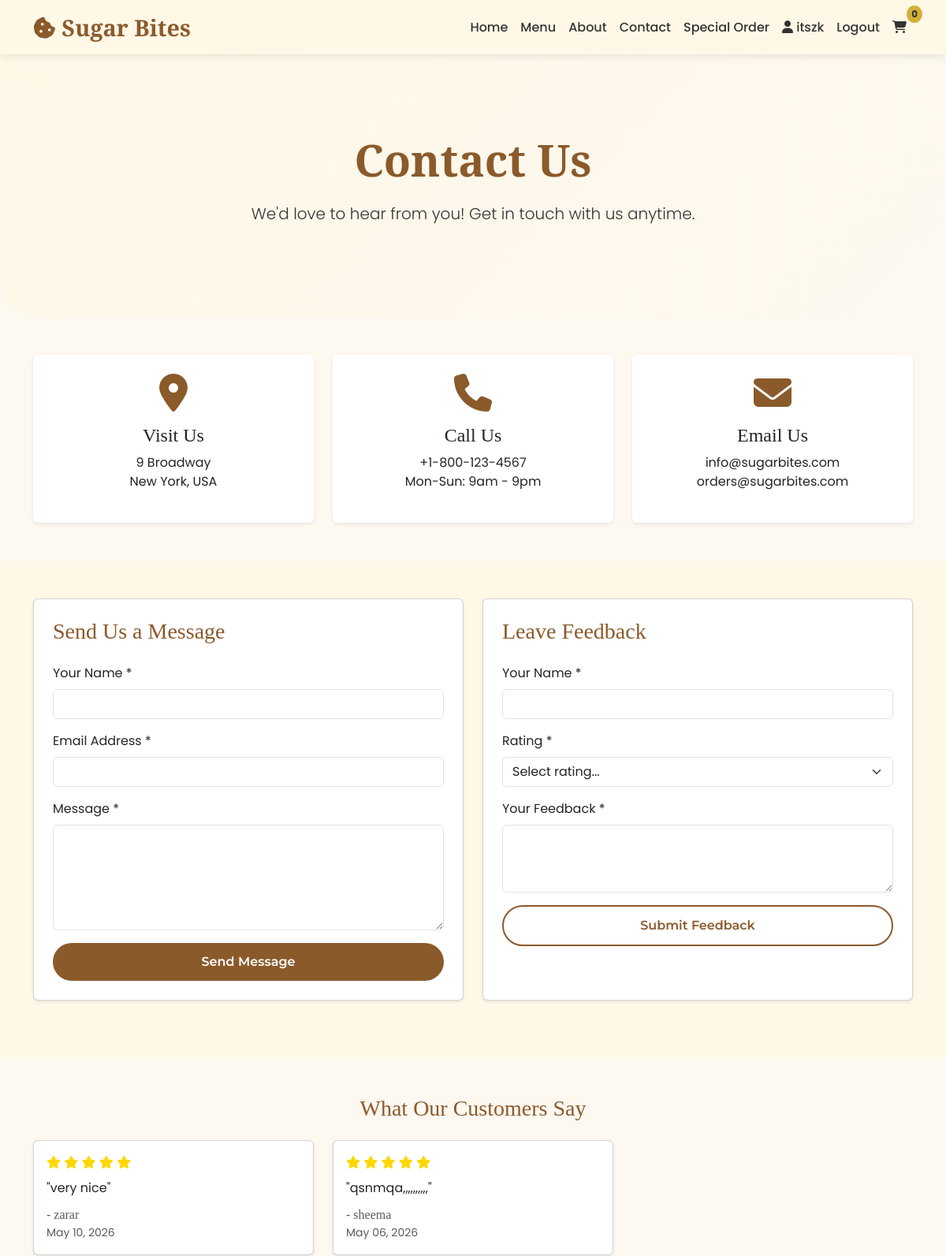
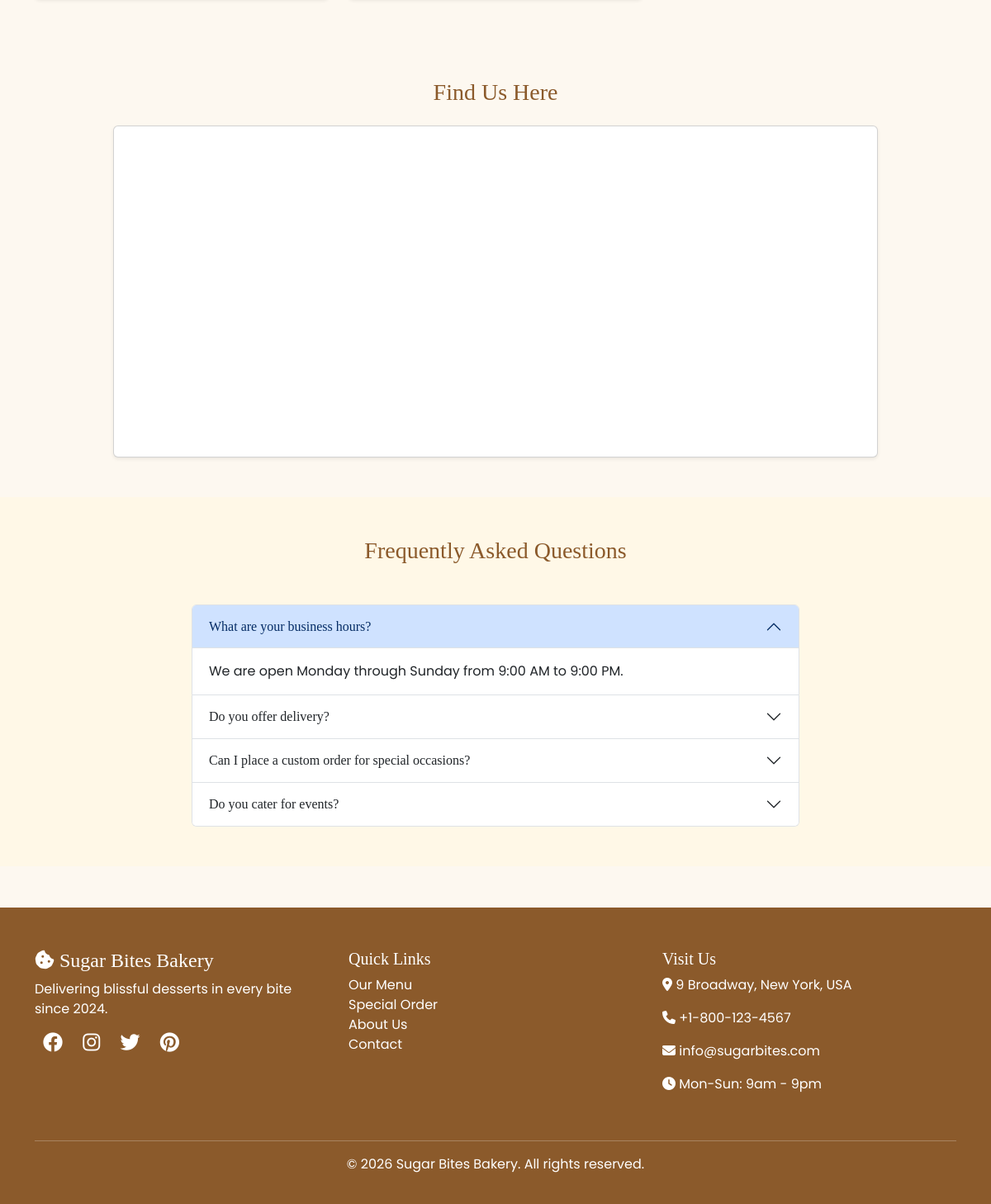
The page /contact/ (signed in) on the database its author committed (2 pictures, top to bottom).
### bakery/models.py (models this page shows, shortened)
class Feedback(models.Model):
    user = models.ForeignKey(User, on_delete=models.SET_NULL, null=True, blank=True)
    name = models.CharField(max_length=200)
    feedback = models.TextField()
    rating = models.IntegerField(choices=[(1, '1 Star'), (2, '2 Stars'), (3, '3 Stars'), (4, '4 Stars'), (5, '5 Stars')])
    created_at = models.DateTimeField(auto_now_add=True)

### bakery/views.py (the view, shortened to what this page needs)
# urls.py: path('contact/', views.contact, name='contact'),
def contact(request):
    all_feedback = Feedback.objects.all().order_by('-created_at')[:10]
    return render(request, 'bakery/contact.html', {'feedbacks': all_feedback})

### bakery/context_processors.py (called while the page is built)
def cart_count(request):
    cart = request.session.get('cart', {})
    count = sum(item['quantity'] for item in cart.values())
    return {'cart_count': count}

### bakery/templates/bakery/contact.html (shortened to what this page needs)
{% extends 'bakery/base.html' %}
{% block content %}
<section class="hero">
    <div class="container">
        <div class="row justify-content-center text-center">
            <div class="col-lg-8">
                <h1 style="color: var(--warm-brown);">Contact Us</h1>
                <p class="lead">We'd love to hear from you! Get in touch with us anytime.</p>
            </div>
        </div>
    </div>
</section>
<section class="py-5">
    <div class="container">
        <div class="row g-4">
            <div class="col-md-4">
                <div class="card text-center h-100 border-0 shadow-sm">
                    <div class="card-body p-4">
                        <i class="fas fa-map-marker-alt fa-3x mb-3" style="color: var(--warm-brown);"></i>
                        <h4>Visit Us</h4>
                        <p>9 Broadway<br>New York, USA</p>
                    </div>
                </div>
            </div>
            <div class="col-md-4">
                <div class="card text-center h-100 border-0 shadow-sm">
                    <div class="card-body p-4">
                        <i class="fas fa-phone fa-3x mb-3" style="color: var(--warm-brown);"></i>
                        <h4>Call Us</h4>
                        <p>+1-800-123-4567<br>Mon-Sun: 9am - 9pm</p>
                    </div>
                </div>
            </div>
            <div class="col-md-4">
                <div class="card text-center h-100 border-0 shadow-sm">
                    <div class="card-body p-4">
                        <i class="fas fa-envelope fa-3x mb-3" style="color: var(--warm-brown);"></i>
                        <h4>Email Us</h4>
                        <p>info@sugarbites.com<br>orders@sugarbites.com</p>
                    </div>
                </div>
            </div>
        </div>
    </div>
</section>
<section class="py-5" style="background-color: var(--cream);">
    <div class="container">
        <div class="row">
            <div class="col-lg-6 mb-4">
                <div class="card shadow-sm h-100">
                    <div class="card-body p-4">
                        <h3 style="color: var(--warm-brown);" class="mb-4">Send Us a Message</h3>
                        <form method="POST" action="/contact/">
                            <div class="mb-3">
                                <label for="name" class="form-label">Your Name *</label>
                                <input type="text" class="form-control" id="name" name="name" required>
                            </div>
                            <div class="mb-3">
                                <label for="email" class="form-label">Email Address *</label>
                                <input type="email" class="form-control" id="email" name="email" required>
                            </div>
                            <div class="mb-3">
                                <label for="message" class="form-label">Message *</label>
                                <textarea class="form-control" id="message" name="message" rows="5" required></textarea>
                            </div>
                            <button type="submit" class="btn btn-primary w-100">Send Message</button>
                        </form>
                    </div>
                </div>
            </div>
            <div class="col-lg-6 mb-4">
                <div class="card shadow-sm h-100">
                    <div class="card-body p-4">
                        <h3 style="color: var(--warm-brown);" class="mb-4">Leave Feedback</h3>
                        <form method="POST" action="/contact/">
                            <div class="mb-3">
                                <label for="feedback_name" class="form-label">Your Name *</label>
                                <input type="text" class="form-control" id="feedback_name" name="feedback_name" required>
                            </div>
                            <div class="mb-3">
                                <label for="rating" class="form-label">Rating *</label>
                                <select class="form-select" id="rating" name="rating" required>
                                    <option value="">Select rating...</option>
                                </select>
                            </div>
                            <div class="mb-3">
                                <label for="feedback" class="form-label">Your Feedback *</label>
                                <textarea class="form-control" id="feedback" name="feedback" rows="3" required></textarea>
                            </div>
                            <button type="submit" class="btn btn-outline-primary w-100">Submit Feedback</button>
                        </form>
                    </div>
                </div>
            </div>
        </div>
    </div>
</section>
{% if feedbacks %}
<section class="py-5">
    <div class="container">
        <h3 class="text-center mb-4" style="color: var(--warm-brown);">What Our Customers Say</h3>
        <div class="row g-4">
            {% for fb in feedbacks %}
            <div class="col-md-4">
                <div class="card shadow-sm h-100">
                    <div class="card-body">
                        <div class="mb-2">
                            {% for i in "12345"|make_list %}
                                {% if forloop.counter <= fb.rating %}
                                    <i class="fas fa-star" style="color: #FFD700;"></i>
                                {% else %}
                                    <i class="far fa-star" style="color: #FFD700;"></i>
                                {% endif %}
                            {% endfor %}
                        </div>
                        <p class="card-text">"{{ fb.feedback|truncatewords:20 }}"</p>
                        <h6 class="card-subtitle text-muted">- {{ fb.name }}</h6>
                        <small class="text-muted">{{ fb.created_at|date:"F d, Y" }}</small>
                    </div>
                </div>
            </div>
            {% endfor %}
        </div>
    </div>
</section>
{% endif %}
<section class="py-5">
    <div class="container">
        <h3 class="text-center mb-4" style="color: var(--warm-brown);">Find Us Here</h3>
        <div class="row justify-content-center">
            <div class="col-lg-10">
                <div class="card shadow-sm">
                    <iframe
                        src="https://www.google.com/maps/embed?pb=!1m18!1m12!1m3!1d3024.2219901290355!2d-74.00369368400567!3d40.71312937933041!2m3!1f0!2f0!3f0!3m2!1i1024!2i768!4f13.1!3m3!1m2!1s0x89c25a316bb3e3c5%3A0xb89d1fe6bc499443!2sBroadway%2C%20New%20York%2C%20NY%2C%20USA!5e0!3m2!1sen!2s!4v1641234567890!5m2!1sen!2s"
                        width="100%"
                        height="400"
                        style="border:0; border-radius: 10px;"
                        allowfullscreen=""
                        loading="lazy">
                    </iframe>
                </div>
            </div>
        </div>
    </div>
</section>
<section class="py-5" style="background-color: var(--cream);">
    <div class="container">
        <h3 class="text-center mb-5" style="color: var(--warm-brown);">Frequently Asked Questions</h3>
        <div class="row justify-content-center">
            <div class="col-lg-8">
                <div class="accordion" id="faqAccordion">
                    <div class="accordion-item">
                        <h2 class="accordion-header">
                            <button class="accordion-button" type="button" data-bs-toggle="collapse" data-bs-target="#faq1">
                                What are your business hours?
                            </button>
                        </h2>
                        <div id="faq1" class="accordion-collapse collapse show" data-bs-parent="#faqAccordion">
                            <div class="accordion-body">
                                We are open Monday through Sunday from 9:00 AM to 9:00 PM.
                            </div>
                        </div>
                    </div>
                    <div class="accordion-item">
                        <h2 class="accordion-header">
                            <button class="accordion-button collapsed" type="button" data-bs-toggle="collapse" data-bs-target="#faq2">
                                Do you offer delivery?
                            </button>
                        </h2>
                    </div>
                    <div class="accordion-item">
                        <h2 class="accordion-header">
                            <button class="accordion-button collapsed" type="button" data-bs-toggle="collapse" data-bs-target="#faq3">
                                Can I place a custom order for special occasions?
                            </button>
                        </h2>
                    </div>
                    <div class="accordion-item">
                        <h2 class="accordion-header">
                            <button class="accordion-button collapsed" type="button" data-bs-toggle="collapse" data-bs-target="#faq4">
                                Do you cater for events?
                            </button>
                        </h2>
                    </div>
                </div>
            </div>
        </div>
    </div>
</section>
{% endblock %}

### bakery/templates/bakery/base.html (shortened to what this page needs)
<!DOCTYPE html>
<html lang="en">
<head>
    <link href="https://cdn.jsdelivr.net/npm/bootstrap@5.3.0/dist/css/bootstrap.min.css" rel="stylesheet">
    <link rel="stylesheet" href="https://cdnjs.cloudflare.com/ajax/libs/font-awesome/6.4.0/css/all.min.css">
</head>
<body>
    <nav class="navbar navbar-expand-lg sticky-top">
        <div class="container">
            <a class="navbar-brand" href="/">
                <i class="fas fa-cookie-bite"></i> Sugar Bites
            </a>
            <div class="collapse navbar-collapse" id="navbarNav">
                <ul class="navbar-nav ms-auto">
                    <li class="nav-item">
                        <a class="nav-link" href="/">Home</a>
                    </li>
                    <li class="nav-item">
                        <a class="nav-link" href="/menu/">Menu</a>
                    </li>
                    <li class="nav-item">
                        <a class="nav-link" href="/about/">About</a>
                    </li>
                    <li class="nav-item">
                        <a class="nav-link" href="/contact/">Contact</a>
                    </li>
                    <li class="nav-item">
                        <a class="nav-link" href="/special-order/">Special Order</a>
                    </li>
                    {% if user.is_authenticated %}
                        <li class="nav-item">
                            <a class="nav-link" href="/profile/">
                                <i class="fas fa-user"></i> {{ user.username }}
                            </a>
                        </li>
                        <li class="nav-item">
                            <a class="nav-link" href="/logout/">Logout</a>
                        </li>
                    {% endif %}
                    <li class="nav-item">
                        <a class="nav-link cart-badge" href="/cart/">
                            <i class="fas fa-shopping-cart"></i>
                            <span class="cart-count" id="cartCount">0</span>
                        </a>
                    </li>
                </ul>
            </div>
        </div>
    </nav>
    {% block content %}{% endblock %}
    <footer class="footer">
        <div class="container">
            <div class="row">
                <div class="col-md-4 mb-4">
                    <h4><i class="fas fa-cookie-bite"></i> Sugar Bites Bakery</h4>
                    <p>Delivering blissful desserts in every bite since 2024.</p>
                    <div class="social-icons">
                        <a href="#"><i class="fab fa-facebook"></i></a>
                        <a href="#"><i class="fab fa-instagram"></i></a>
                        <a href="#"><i class="fab fa-twitter"></i></a>
                        <a href="#"><i class="fab fa-pinterest"></i></a>
                    </div>
                </div>
                <div class="col-md-4 mb-4">
                    <h5>Quick Links</h5>
                    <ul class="list-unstyled">
                        <li><a href="/menu/">Our Menu</a></li>
                        <li><a href="/special-order/">Special Order</a></li>
                        <li><a href="/about/">About Us</a></li>
                        <li><a href="/contact/">Contact</a></li>
                    </ul>
                </div>
                <div class="col-md-4 mb-4">
                    <h5>Visit Us</h5>
                    <p><i class="fas fa-map-marker-alt"></i> 9 Broadway, New York, USA</p>
                    <p><i class="fas fa-phone"></i> +1-800-123-4567</p>
                    <p><i class="fas fa-envelope"></i> info@sugarbites.com</p>
                    <p><i class="fas fa-clock"></i> Mon-Sun: 9am - 9pm</p>
                </div>
            </div>
            <hr class="bg-light">
            <div class="text-center">
                <p>&copy; 2026 Sugar Bites Bakery. All rights reserved.</p>
            </div>
        </div>
    </footer>
</body>
</html>

### bakery/templates/bakery/base.html (style rules this page uses)
:root { --warm-brown: #8B5A2B; --cream: #FFF8E7; --gold: #D4AF37; --dark-gray: #333333; --light-cream: #FDF8F0; --honey: #F0A500; --caramel: #C47B2E; }
* { font-family: 'Poppins', sans-serif; }
h1, h2, h3, h4, h5, h6 { font-family: 'Playfair Display', serif; }
.btn { font-family: 'Montserrat', sans-serif; }
body { background-color: var(--light-cream); color: var(--dark-gray); }
.navbar { background-color: var(--cream); box-shadow: 0 2px 10px rgba(0,0,0,0.1); }
.navbar-brand { font-family: 'Playfair Display', serif; font-weight: 700; font-size: 1.8rem; color: var(--warm-brown) !important; }
.nav-link { color: var(--dark-gray) !important; font-weight: 500; transition: color 0.3s; position: relative; }
.nav-link::after { content: ''; position: absolute; bottom: -5px; left: 0; width: 0; height: 2px; background: var(--gold); transition: width 0.3s ease; }
.hero { background: linear-gradient(135deg, var(--cream) 0%, var(--light-cream) 100%); padding: 100px 0; border-radius: 0 0 50px 50px; }
.hero h1 { font-size: 3.5rem; font-weight: 700; color: var(--warm-brown); margin-bottom: 20px; }
.btn-primary { background-color: var(--warm-brown); border: none; padding: 12px 30px; border-radius: 30px; font-weight: 600; transition: transform 0.3s, box-shadow 0.3s; position: relative; overflow: hidden; }
.btn-outline-primary { border: 2px solid var(--warm-brown); color: var(--warm-brown); padding: 12px 30px; border-radius: 30px; font-weight: 600; transition: all 0.3s; }
.footer { background-color: var(--warm-brown); color: white; padding: 50px 0 20px; margin-top: 50px; }
.footer a { color: white; text-decoration: none; transition: all 0.3s ease; }
.social-icons i { font-size: 1.5rem; margin: 0 10px; transition: all 0.3s cubic-bezier(0.2, 0.9, 0.4, 1.1); }
.cart-badge { position: relative; }
.cart-count { position: absolute; top: -8px; right: -12px; background-color: var(--gold); color: var(--dark-gray); border-radius: 50%; padding: 2px 6px; font-size: 12px; font-weight: bold; transition: all 0.3s ease; }
html { scroll-behavior: smooth; }

### rows shown on the page
Feedback: rating 5 (drawn), feedback "very nice", name "zarar", created_at "May 10, 2026"
Feedback: rating 5 (drawn), feedback "qsnmqa,,,,,,,,,,", name "sheema", created_at "May 06, 2026"

### other values the page prints
{{ user.username }} "itszk"
